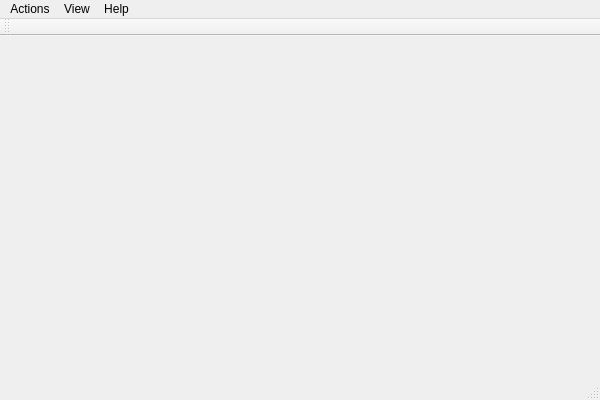
<?xml version="1.0" encoding="UTF-8"?>
<ui version="4.0">
 <class>SyntroExecClass</class>
 <widget class="QMainWindow" name="SyntroExecClass">
  <property name="geometry">
   <rect>
    <x>0</x>
    <y>0</y>
    <width>600</width>
    <height>400</height>
   </rect>
  </property>
  <property name="windowTitle">
   <string>SyntroExec</string>
  </property>
  <widget class="QWidget" name="centralWidget"/>
  <widget class="QMenuBar" name="menuBar">
   <property name="geometry">
    <rect>
     <x>0</x>
     <y>0</y>
     <width>600</width>
     <height>21</height>
    </rect>
   </property>
   <widget class="QMenu" name="menuFile">
    <property name="title">
     <string>View</string>
    </property>
    <addaction name="actionHello"/>
    <addaction name="separator"/>
   </widget>
   <widget class="QMenu" name="menuHelp">
    <property name="title">
     <string>Help</string>
    </property>
    <addaction name="actionAbout"/>
   </widget>
   <widget class="QMenu" name="menuActions">
    <property name="title">
     <string>Actions</string>
    </property>
    <addaction name="actionExit"/>
   </widget>
   <addaction name="menuActions"/>
   <addaction name="menuFile"/>
   <addaction name="menuHelp"/>
  </widget>
  <widget class="QToolBar" name="mainToolBar">
   <attribute name="toolBarArea">
    <enum>TopToolBarArea</enum>
   </attribute>
   <attribute name="toolBarBreak">
    <bool>false</bool>
   </attribute>
  </widget>
  <widget class="QStatusBar" name="statusBar"/>
  <action name="actionExit">
   <property name="text">
    <string>Exit</string>
   </property>
   <property name="iconVisibleInMenu">
    <bool>false</bool>
   </property>
  </action>
  <action name="actionDirectory">
   <property name="text">
    <string>Directory</string>
   </property>
   <property name="iconVisibleInMenu">
    <bool>true</bool>
   </property>
  </action>
  <action name="actionHello">
   <property name="text">
    <string>Hello table</string>
   </property>
   <property name="iconVisibleInMenu">
    <bool>false</bool>
   </property>
  </action>
  <action name="actionMulticast">
   <property name="text">
    <string>Multicast maps</string>
   </property>
   <property name="iconVisibleInMenu">
    <bool>false</bool>
   </property>
  </action>
  <action name="actionAbout">
   <property name="text">
    <string>About</string>
   </property>
  </action>
 </widget>
 <layoutdefault spacing="6" margin="11"/>
 <resources/>
 <connections/>
</ui>
